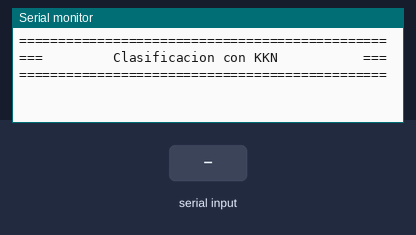
The sketch below on a simulated Arduino Uno, built with avr-gcc and run on an emulated ATmega328P. On the bench: the last lines printed to the serial monitor. The inputs (shaded band) are chosen by the test bench.

Above: at 2.7 s.
2.8 s: "90,45\n" received over Serial
At 4.1 s:
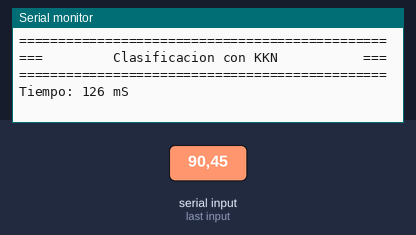
4.4 s: "30,150\n" received over Serial
At 5.5 s:
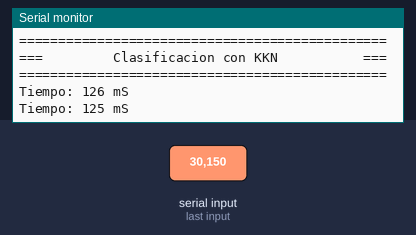

The sketch:

knnarduino3.ino
```cpp
// Implementacion de KNN en Atmega2560 //
// Autor: Jose Ruben Sanchez Lopez     //
// sanchezlopezjr@gmail.com            //

#include "dataset.h"
#include "funcionesKNN.h"
#include "prueba.h"

double dato[co];
long actual = 0, previo = 0;

//-----------------------------------------------------------------------
// Extrae caracteres dados los identificadores y los convierte a double
//-----------------------------------------------------------------------
void extraeDatos(String str, double dato[], char dlm[]){

  String auxstr = "";
  int posdlm[5], tamstr = 0;
  int i= 0, j = 0;

  // buscar caracteres de identificacion
  posdlm[0] = str.indexOf(dlm[0]); // (
  posdlm[1] = str.indexOf(dlm[1]); // ,
  posdlm[2] = str.indexOf(dlm[1], posdlm[1] + 1); // ,
  posdlm[3] = str.indexOf(dlm[1], posdlm[2] + 1); // ,
  posdlm[4] = str.indexOf(dlm[2]); // )

  for(j=0; j<co; j++){
    // extraer datos numericos
    for(i=posdlm[j]+1; i<posdlm[j+1]; i++){
      auxstr = auxstr + str[i];
    }

    //convertir a double
    int y = auxstr.length();
    char buf[y+1];
    auxstr.toCharArray(buf, y+1);
    dato[j] = atof(buf);

    //Serial.println(dato[j],3);
    auxstr=""; // reset del auxiliar
    }
}

//-----------------------------------------------------------------------
// Impresion de confirmacion
//-----------------------------------------------------------------------
void imprime(double dato[], int clase){

  Serial.println("-----------------------------------------------");
  Serial.print(nomAtr[0]); Serial.print(": "); Serial.print(dato[0],3); Serial.println(" cms");
  Serial.print(nomAtr[1]); Serial.print(": "); Serial.print(dato[1],3); Serial.println(" cms");
  Serial.print(nomAtr[2]); Serial.print(": "); Serial.print(dato[2],3); Serial.println(" cms");
  Serial.print(nomAtr[3]); Serial.print(": "); Serial.print(dato[3],3); Serial.println(" cms");
  Serial.print(" >> Clase: "); Serial.println(clasesSt[clase]);
}

//-----------------------------------------------------------------------
// Calcula la exactitud del algoritmo KNN dada una k
//-----------------------------------------------------------------------
double calculaExactitud(int k){
  int i, j, cl;
  int buenos = 0, malos = 0;
  double exactitud = 0;
  double dato2[co];

  for(i=0; i<fi2; i++){
    for(j=0; j<co2; j++){
      // extraer un dato de prueba.h
      dato2[j] = atributos2[i][j];
    }
    // clasificarlo
    cl = clasificaKNN((double*)atributos, clasesNo, dato, k, fi, co);

    // comparar la clase
    if(cl == clasesNo2[i]){
      buenos = buenos + 1;
    }

    else{
      malos = malos + 1;
    }
  }

  exactitud = buenos/fi2;

  Serial.print("k = "); Serial.print(k); Serial.print("--  Exactitud = "); Serial.println(exactitud, 3);

  return exactitud;

}

//-----------------------------------------------------------------------
// Configuracion del microcontrolador
//-----------------------------------------------------------------------
void setup() {
  Serial.begin(9600);
  delay(1000);
  Serial.println("===============================================");
  Serial.println("===         Clasificacion con KKN           ===");
  Serial.println("===============================================");
  delay(500);
}

//-----------------------------------------------------------------------
// Programa principal
//-----------------------------------------------------------------------
void loop() {

  // recibir los datos a clasificar
  if(Serial.available()){

    // recibir una cadena hasta que se tenga el '\n'
    String str = Serial.readStringUntil('\n');
    extraeDatos(str, dato, "{,}");

    // tic
    previo = millis();

    // encontrar la clase, con 5 vecinos cercanos
    int cl = clasificaKNN((double*)atributos, clasesNo, dato, 11, fi, co);

    // tac
    actual = millis();

    // imprimir
    //imprime(dato, cl);
    Serial.print("Tiempo: "); Serial.print(actual-previo); Serial.println(" mS");
  }
}
```

funcionesKNN.cpp
```cpp
#include <HardwareSerial.h> // solo para Debug

/*------------------------------------------
funciones para el computo del algoritmo KNN
--------------------------------------------*/
//#include "dataset.h"
#include "funcionesKNN.h"

#include <math.h>

/*----------------------------------------------
calculo de distancia euclidiana entre dos puntos
------------------------------------------------*/
double distanciaEuclidiana(double pt1[], double pt2[], int co){
  int i;
  double suma = 0;
  for(i=0; i<co; i++){
    suma = pow(pt1[i] - pt2[i], 2) + suma;
  }
  return sqrt(suma);
}


/*---------------------------------------------------------------
calculo de distancia euclidiana entre un punto y la base de datos
----------------------------------------------------------------*/
void todasDistEuclid(double pt1[], double aux[], double *atributos, int fi, int co){
  int i = 0, j = 0;
  double pt2[co];

  for(i = 0; i<fi; i++){
    for(j=0; j<co; j++){
      pt2[j] = atributos[i*co+j];
    }

    aux[i] = distanciaEuclidiana(pt1, pt2, co);
  }
}

/*----------------------------------------------------------------
Ordenamiento de las distancias de menor a mayor
----------------------------------------------------------------*/
void ordena(double datos[], int clases[], int clasesNo[], int fi){
  int i =1, j = 1, f = 1, temp[2];

  //crear una copia de las clases originales
  for(i=0; i<fi; i++){
    clases[i] = clasesNo[i];
  }

  // ordenar
  for(i=1; (i<=fi)&&f; i++){
    f = 0;
    for(j=0; j<(fi-1); j++){
      if(datos[j+1] < datos[j]){ // orden descendente >, ascendente <
        temp[0] = datos[j];    temp[1] = clases[j];
        datos[j] = datos[j+1]; clases[j] = clases[j+1];
        datos[j+1] = temp[0];  clases[j+1] = temp[1];
        f = 1;
      }
    }
  }
}

/*----------------------------------------------------------------
Extraer los N primeros
----------------------------------------------------------------*/
void extraeKPrimeros(double datos[], double kPrimeros[], int clases[],
                     int kClases[], int k){

  for(int i=0; i<k; i++){
    kPrimeros[i] = datos[i];
    kClases[i] = clases[i];
  }
}

/*----------------------------------------------------------------
Calcula la clase mas frecuente: Moda
----------------------------------------------------------------*/
int claseMasFrecuente(int clases[], int k){

  int cont = 0, cont2 = 0, pos = 0, num = 0, i = 0;
  int frec[k], mayor = 0, posmayor = 0, aux[k];

  // inicializar el contador de frecuencias
  for(i=0; i<k; i++){
    frec[k] = 0;
  }

  // comprobar las repeticiones de cada numero
  for(cont=0; cont<k; cont++){
    num = clases[cont];
    pos = cont;

    for(cont2 = 0; cont2<k; cont2++){
      if(clases[cont2] == num){
        aux[pos]++;
      }
    }
  }

  mayor =aux[0];
  posmayor = 0;

  for(cont=0; cont<k; cont++){
    if(aux[cont] > mayor){
      posmayor = cont;
      mayor = aux[cont];
    }
  }

  return clases[posmayor];
}


/*----------------------------------------------------------------
Calcula la clase de un conjunto de atributos usando KNN
----------------------------------------------------------------*/
int clasificaKNN(double *datos, int clasesNum[], double dato[], int k, int fi, int co){
  double aux2[fi], kPrimeros[k];
  int clases[fi];
  int kClases[k];

  todasDistEuclid(dato, aux2, (double*)datos, fi, co);
  ordena(aux2, clases, clasesNum, fi);
  extraeKPrimeros(aux2, kPrimeros, clases, kClases, k);

  // calculo de la moda
  int cont = 0, cont2 = 0, pos = 0, num = 0, i = 0;
  int frec[k], mayor = 0, posmayor = 0, aux[k];

  // inicializar el contador de frecuencias
  for(i=0; i<k; i++){
    frec[k] = 0;
  }

  // comprobar las repeticiones de cada numero
  for(cont=0; cont<k; cont++){
    num = clases[cont];
    pos = cont;

    for(cont2 = 0; cont2<k; cont2++){
      if(clases[cont2] == num){
        aux[pos]++;
      }
    }
  }

  mayor =aux[0];
  posmayor = 0;

  for(cont=0; cont<k; cont++){
    if(aux[cont] > mayor){
      posmayor = cont;
      mayor = aux[cont];
    }
  }

  return clases[posmayor];
}
```

funcionesKNN.h
```cpp
/*----------------------------------------------------------------
funciones para el computo del algoritmo KNN
----------------------------------------------------------------*/

/*----------------------------------------------------------------
calculo de distancia euclidiana entre dos puntos
-----------------------------------------------------------------*/
double distanciaEuclidiana(double pt1[], double pt2[], int co);

/*----------------------------------------------------------------
calculo de distancia euclidiana entre un punto y la base de datos
----------------------------------------------------------------*/
void todasDistEuclid(double pt1[], double aux[], double *atributos, int fi, int co);

/*----------------------------------------------------------------
Ordenamiento de las distancias de menor a mayor conservando clase
----------------------------------------------------------------*/
void ordena(double datos[], int clases[], int clasesNo[], int fi);

/*----------------------------------------------------------------
Extraer los N primeros
----------------------------------------------------------------*/
void extraeKPrimeros(double datos[], double kPrimeros[], int clases[],
                     int kClases[], int k);

/*----------------------------------------------------------------
Calcula la clase mas frecuente: Moda
----------------------------------------------------------------*/
int claseMasFrecuente(int clases[], int k);

/*----------------------------------------------------------------
Mapea una clase en valor entero a un string
----------------------------------------------------------------*/
char* obtieneClaseString(int claseint);

/*----------------------------------------------------------------
Calcula la clase de un conjunto de atributos usando KNN
----------------------------------------------------------------*/
int clasificaKNN(double *datos, int clasesNum[], double dato[], int k, int fi, int co);
```

Source omitted: dataset.h (data table, 2858 bytes), prueba.h (data table, 1601 bytes)

Measured:
- after the input at 2.8 s, the serial monitor: prints a new line after 0.13 s (image 1)
- after the input at 4.4 s, the serial monitor: prints a new line after 0.13 s (image 2)
